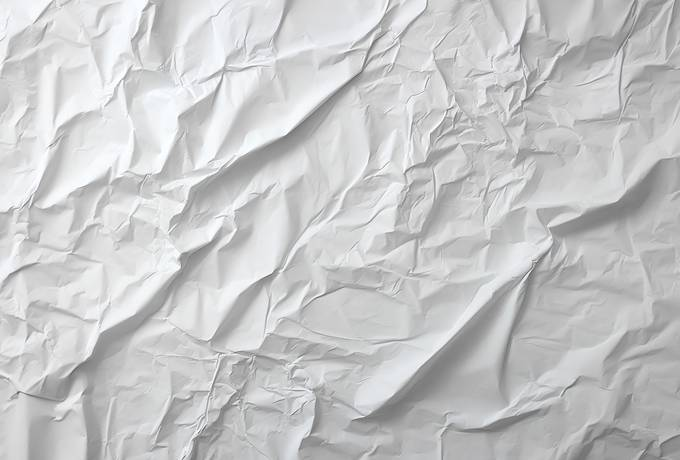
#> input picture figure.jpg, 680 x 460 px
$ jupyter execute 'Histogram of a image and its heatmap.ipynb'
#> lines starting #> are read from the running program, lines starting #| are printed output that depends on the picture
[cell 1]
from PIL import Image, ImageDraw
import numpy as np
import matplotlib.pyplot as plt
from IPython.display import display

[cell 2]
image = Image.open("figure.jpg")
#> image is the input picture: PIL image 680x460 RGB; mean R, G, B 199.8, 200.2, 200.8

[cell 3]
display(image)

[cell 4]
gray_image = image.convert('L')
pixels = np.array(gray_image)
plt.hist(pixels.flatten(), bins=256, range=[0,256], color='gray', alpha=0.7)
#> (this line was passed over: IPython is not available in this run)
plt.xlabel('Pixel Value')
#> (this line was passed over: IPython is not available in this run)
plt.ylabel('Frequency')
#> (this line was passed over: IPython is not available in this run)
plt.title('Histogram of the Image')
#> (this line was passed over: IPython is not available in this run)
plt.grid()
#> (this line was passed over: IPython is not available in this run)

[cell 5]
image_width, image_height = image.size
#> image_width = 680; image_height = 460
image_width, image_height
#> Out = (680, 460)

[cell 6]
region_width = image_width // 34
#> region_width = 20
region_height = image_height // 23
#> region_height = 20

[cell 7]
image_copy = image.copy()
draw = ImageDraw.Draw(image_copy)
for i in range(23):
    for j in range(34):
        left = j * region_width
        top = i * region_height
        right = left + region_width
        bottom = top + region_height
        draw.rectangle([left, top, right, bottom], outline="red", width=1)
display(image_copy)
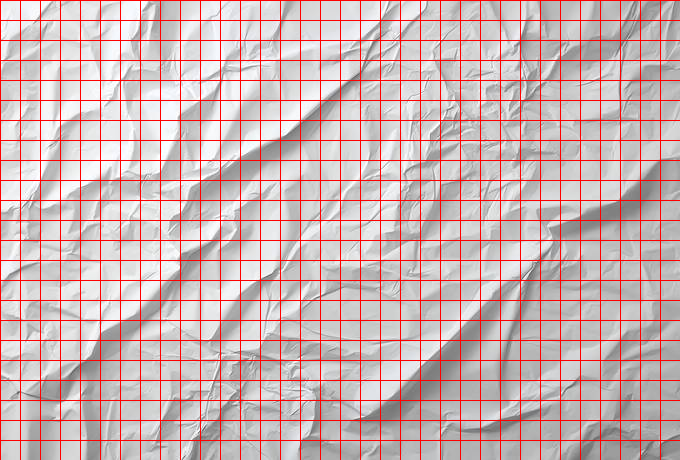
#> shown: PIL image 680x460 RGB; mean R, G, B 205.1, 180.6, 181.1

[cell 8]
image_copy = image.copy()
average_pixel_values = []
for i in range(23):
    for j in range(34):
        left = j * region_width
        top = i * region_height
        right = left + region_width
        bottom = top + region_height
        region = image.crop((left, top, right, bottom))
        average_pixel_value = np.mean(np.array(region))
        average_pixel_values.append(average_pixel_value)
#> after the loop, average_pixel_values = 782 values, max 247.2 at index 6, min 133.4 at index 699, mean 200.3
average_pixel_values = np.array(average_pixel_values).reshape(23, 34)
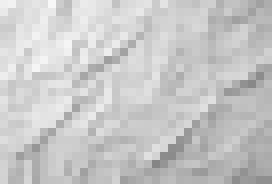
#> average_pixel_values: shape (23, 34) float64 (shown 8 times larger); min 133.4, max 247.2, mean 200.3
plt.imshow(average_pixel_values, cmap='hot', interpolation='nearest', vmin=100, vmax=255)
#> (this line was passed over: IPython is not available in this run)
